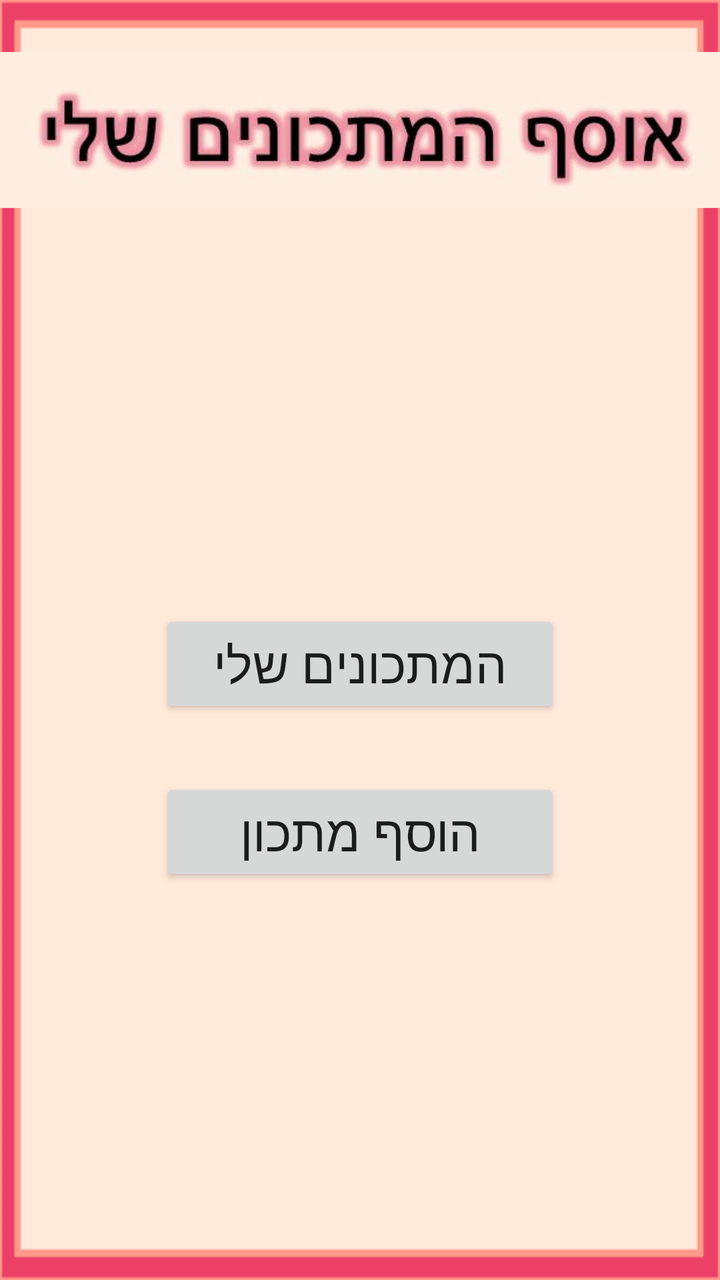
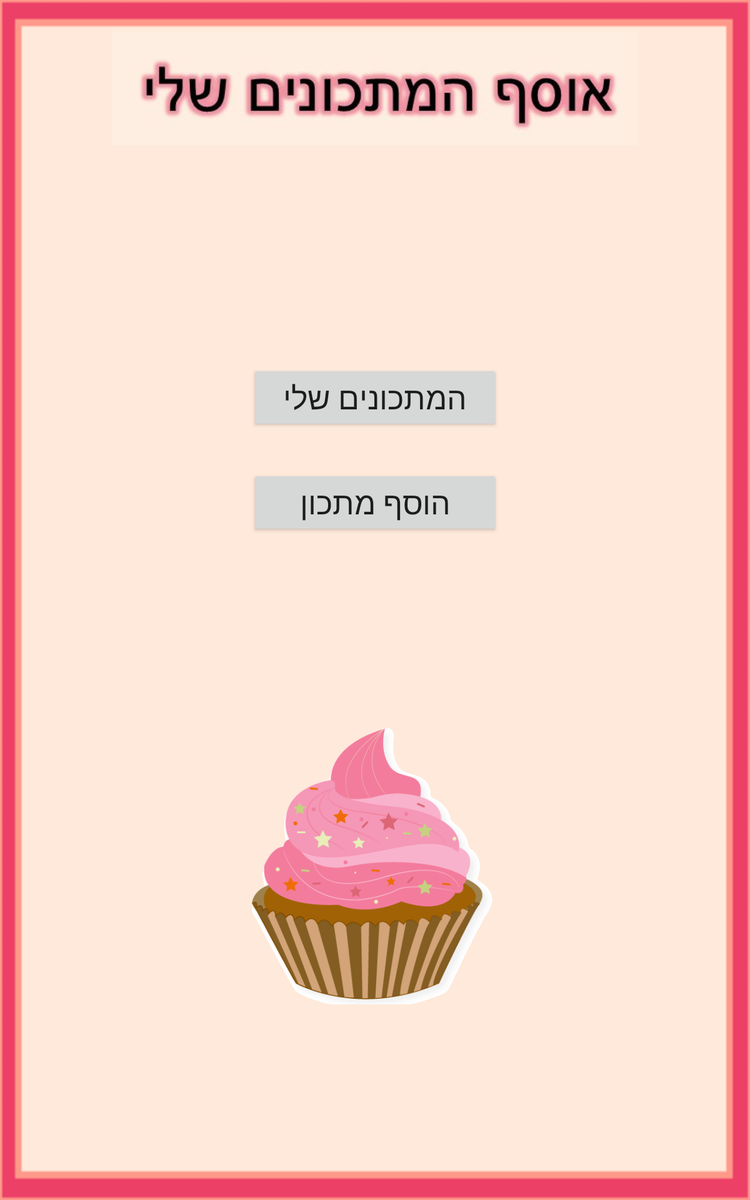

First picture: res/layout/ on a phone held upright. Second picture: the repository's own variant of that layout, on a device whose configuration matches the variant's folder. Source for both follows.
<!-- AndroidManifest.xml: application theme AppTheme -->
<!-- res/layout/activity_main_new.xml -->
<?xml version="1.0" encoding="utf-8"?>
<LinearLayout xmlns:android="http://schemas.android.com/apk/res/android"
    android:orientation="vertical" android:layout_width="fill_parent"
    android:layout_height="fill_parent"

    android:background="@drawable/framebackground"

    android:gravity="top|center_horizontal"
    android:weightSum="1">


    <ImageView
        android:layout_width="match_parent"
        android:layout_height="87dp"
        android:id="@+id/headlineHebrew"
        android:src="@drawable/headlinehebrew"
        android:layout_marginTop="25dp"
        android:layout_weight="0.03" />

    <LinearLayout
        android:orientation="vertical"
        android:layout_width="wrap_content"
        android:layout_height="wrap_content"
        android:layout_marginTop="200dp">

        <Button
            android:layout_width="wrap_content"
            android:layout_height="wrap_content"
            android:id="@+id/myRecipesButton"
            android:text="המתכונים שלי"
            android:minWidth="200dp"
            android:layout_marginBottom="30dp"
            android:textSize="25sp"
            android:onClick="openMainRecipeCategories"/>

        <Button
            android:layout_width="match_parent"
            android:layout_height="wrap_content"
            android:id="@+id/addRecipeButton"
            android:text="הוסף מתכון"
            android:textSize="25sp"
            android:onClick="openRecipeFormActivity"/>

    </LinearLayout>

    <ImageView
        android:layout_width="197dp"
        android:layout_height="226dp"
        android:id="@+id/imageView"
        android:layout_gravity="bottom|center_horizontal"
        android:src="@drawable/cupcake1new"
        android:layout_marginTop="200dp" />

</LinearLayout>
<!-- resources referenced by this layout -->
<resources>
  <!-- drawable cupcake1new: png bitmap (drawable, 44430 bytes) -->
  <!-- drawable framebackground: jpg bitmap (drawable, 1917 bytes) -->
  <!-- drawable headlinehebrew: jpg bitmap (drawable, 17386 bytes) -->
  <style name="AppTheme" parent="AppTheme.Base">
          
      </style>
  <style name="AppTheme.Base" parent="Theme.AppCompat.Light.NoActionBar">
  
          <item name="colorPrimary">@color/primaryColor</item>
          <item name="colorPrimaryDark">@color/primaryColorDark</item>
          
          
          <item name="colorAccent">@color/accentColor</item>
      </style>
  <color name="primaryColor">#EC4067</color>
  <color name="primaryColorDark">#9A275A</color>
  <color name="accentColor">#f7f0d4</color>
</resources>
<!-- res/layout-large/activity_main_new.xml (the author's variant of the layout above) -->
<!-- drawn on a 7-inch tablet held upright -->
<?xml version="1.0" encoding="utf-8"?>
<LinearLayout xmlns:android="http://schemas.android.com/apk/res/android"
    android:orientation="vertical" android:layout_width="fill_parent"
    android:layout_height="fill_parent"

    android:background="@drawable/framebackground"

    android:gravity="top|center_horizontal"
    android:weightSum="1">


    <ImageView
        android:layout_width="match_parent"
        android:layout_height="87dp"
        android:id="@+id/headlineHebrew"
        android:src="@drawable/headlinehebrew"
        android:layout_weight="0.03"
        android:layout_margin="25dp"
        />

    <LinearLayout
        android:orientation="vertical"
        android:layout_width="wrap_content"
        android:layout_height="wrap_content"
        android:layout_marginTop="150dp">

        <Button
            android:layout_width="wrap_content"
            android:layout_height="wrap_content"
            android:id="@+id/myRecipesButton"
            android:text="המתכונים שלי"
            android:minWidth="200dp"
            android:layout_marginBottom="30dp"
            android:textSize="25sp"
            android:onClick="openMainRecipeCategories"/>

        <Button
            android:layout_width="match_parent"
            android:layout_height="wrap_content"
            android:id="@+id/addRecipeButton"
            android:text="הוסף מתכון"
            android:textSize="25sp"
            android:onClick="openRecipeFormActivity"/>

    </LinearLayout>

    <LinearLayout
        android:orientation="vertical"
        android:layout_width="match_parent"
        android:layout_height="wrap_content">

        <ImageView
            android:layout_width="197dp"
            android:layout_height="226dp"
            android:id="@+id/imageView"
            android:layout_gravity="center_horizontal"
            android:src="@drawable/cupcake1new"
            android:layout_marginBottom="25dp"
            android:layout_marginTop="150dp" />
    </LinearLayout>

</LinearLayout>
